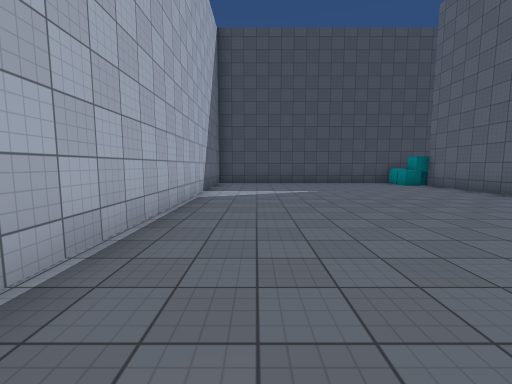
view 1 (above)

18 first-person views from a walk through a 3-D level made in the Unity game engine. The camera is 1.5 m above the floor, tilts 6° down and sees 90° across. The floor is counted in squares, 2 m on a side. Each view is taken from the middle of a square. On the plan, view 1 faces up. The plan holds only what a view shows up to about 9 squares ahead; the rest is blank. The place goes on beyond the plan. Some animated figures are not drawn. Some surface patterns are stand-ins.

view 2
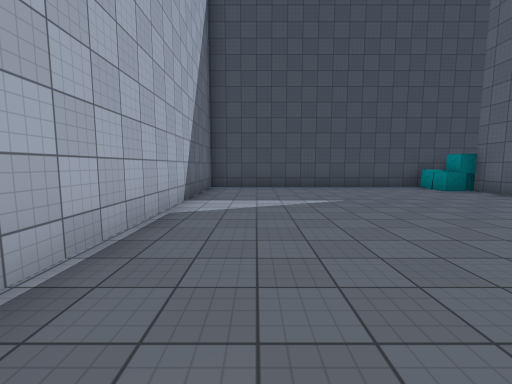

view 3
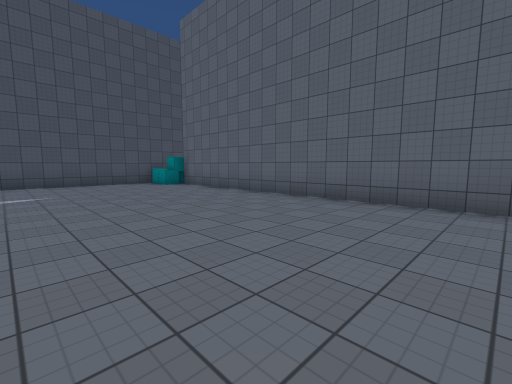

view 4
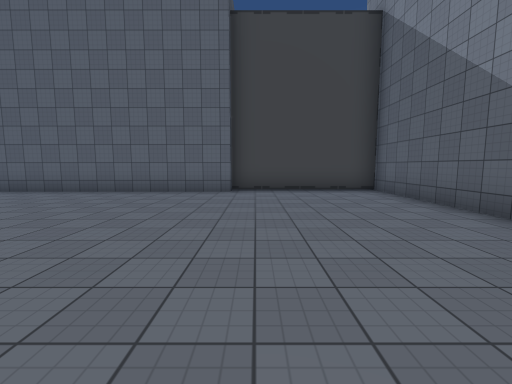

view 5
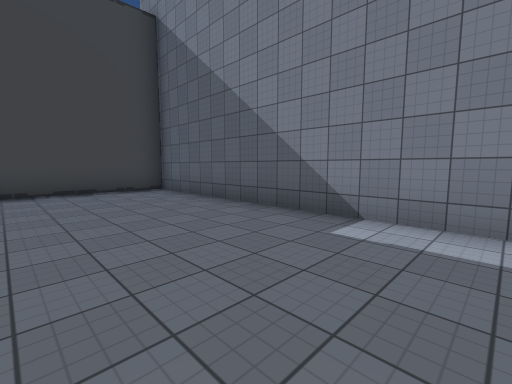

view 6
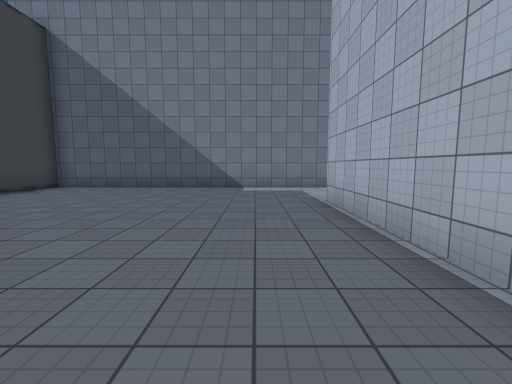

view 7
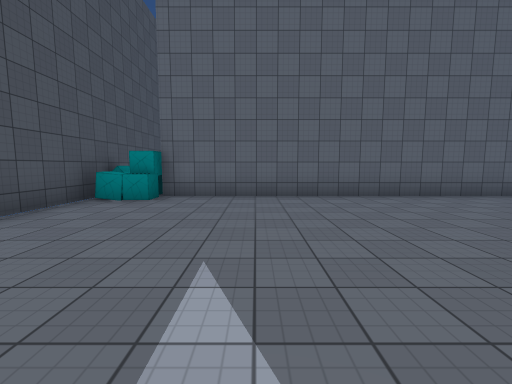

view 8
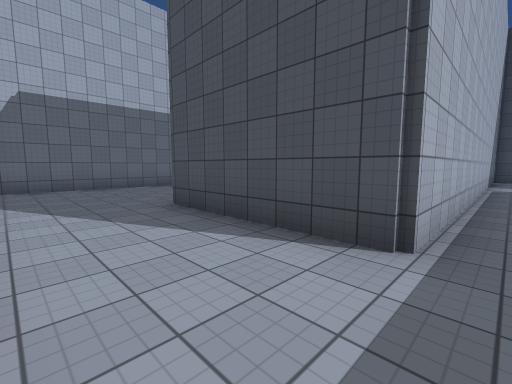

view 9
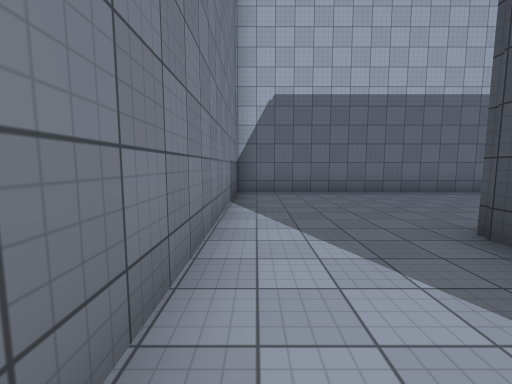

view 10
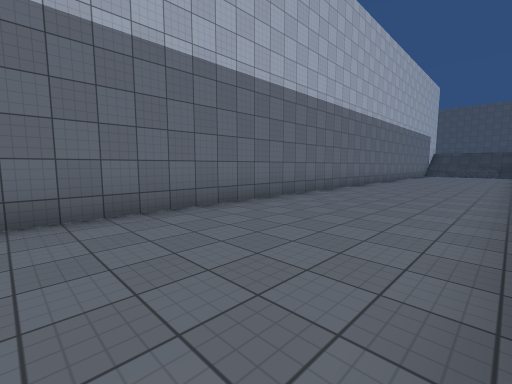

view 11
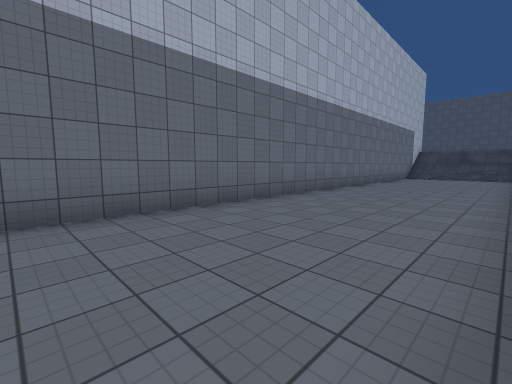

view 12
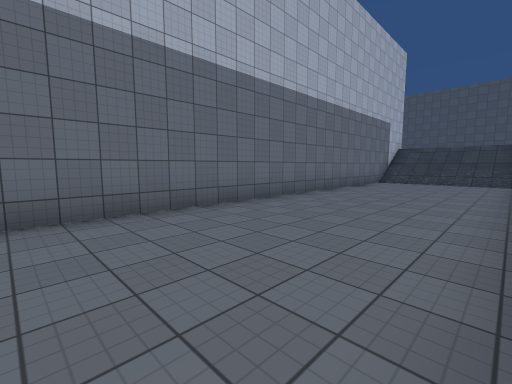

view 13
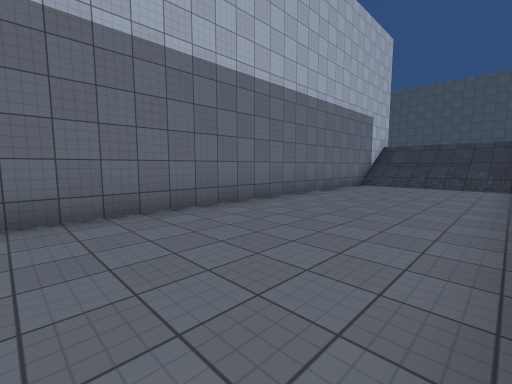

view 14
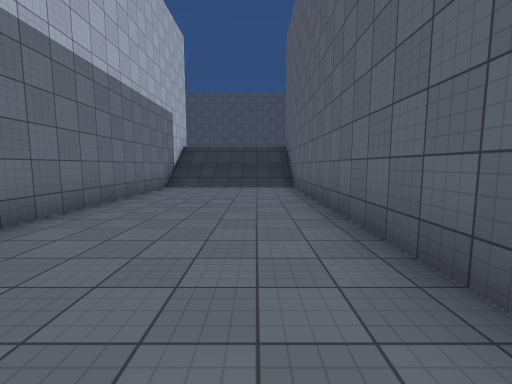

view 15
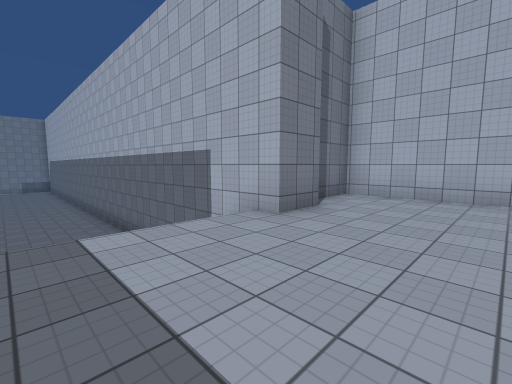

view 16
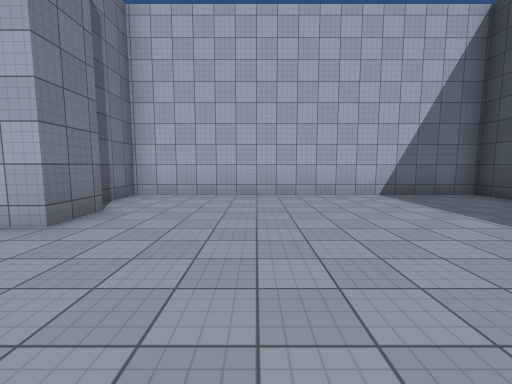

view 17
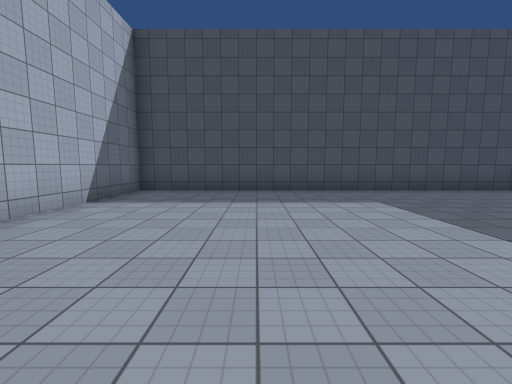

view 18
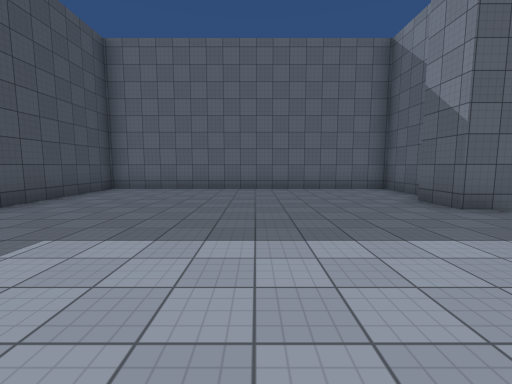

### Floor plan
Key: @ floor where view 1 was taken; # wall or solid block; x gap in a wall; . main floor; : floor 3 m higher than the main floor; / step, stairs or slope; O other object.
Columns run from 14 left of view 1 to 8 right of it. Each row starts with its distance up from view 1.
 30 #############
 29 #:::::::::::#
 28 #:::::::::::#
 27 #:::::::::::#
 26 #:::::::::::#
 25 #:::::::::::#
 24 #:::::::::::#
 23 #:::::::::::#
 22 #:::::::::::#
 21 #####////####
 20     # ///#
 19     #////#
 18     #....#
 17     #....#
 16     #....#
 15     #....#
 14     #....#
 13     #....#
 12     #....#
 11     #....#  ###########
 10     #....   #.......OO
  9     #....   #........x
  8     #....   #........#
  7     #....   #........#
  6     #....   #........#
  5     #....   #........#
  4     #....   #........#
  3     #....   #........#
  2     #....   #........#
  1     #....   #........#
  0     #....   #.@......#
 -1     #....####........#
 -2     #................#
 -3     #................#
 -4     #................#
 -5     ##################

Positions as (right, up) in squares from view 1, and headings:
1: (0, 0), facing up
2: (0, 2), facing up
3: (1, 0), facing up-right
4: (-1, -1), facing right
5: (-1, -1), facing down-right
6: (0, 4), facing down
7: (0, 7), facing right
8: (-1, -4), facing up-left
9: (-3, -4), facing left
10: (-6, -1), facing up-left
11: (-6, 3), facing up-left
12: (-6, 7), facing up-left
13: (-6, 9), facing up-left
14: (-7, 10), facing up
15: (-7, 24), facing down-left
16: (-7, 24), facing left
17: (-10, 22), facing up
18: (-10, 25), facing right
